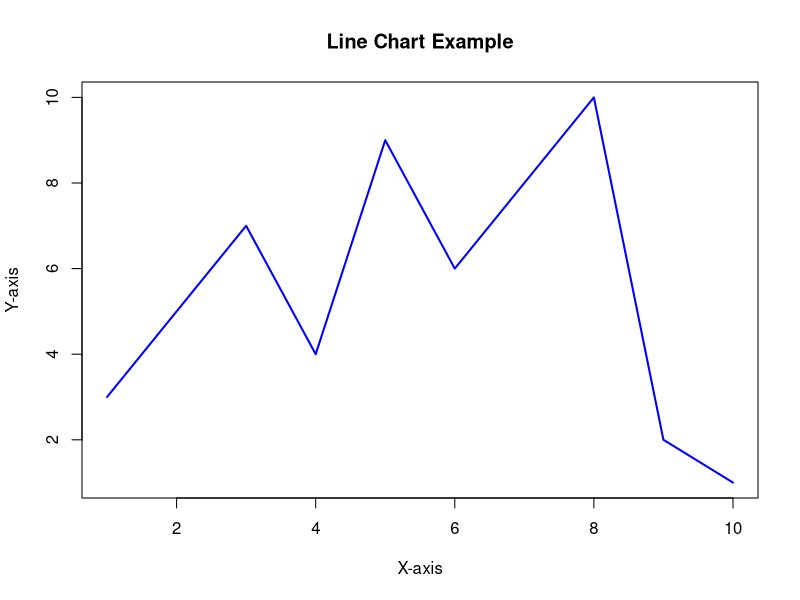

R code for this plot:
# Sample data for line chart
x <- 1:10  # X-axis values
y <- c(3, 5, 7, 4, 9, 6, 8, 10, 2, 1)  # Y-axis values

# Create line chart
plot(x, y, type = "l", col = "blue", lwd = 2, main = "Line Chart Example", xlab = "X-axis", ylab = "Y-axis")
